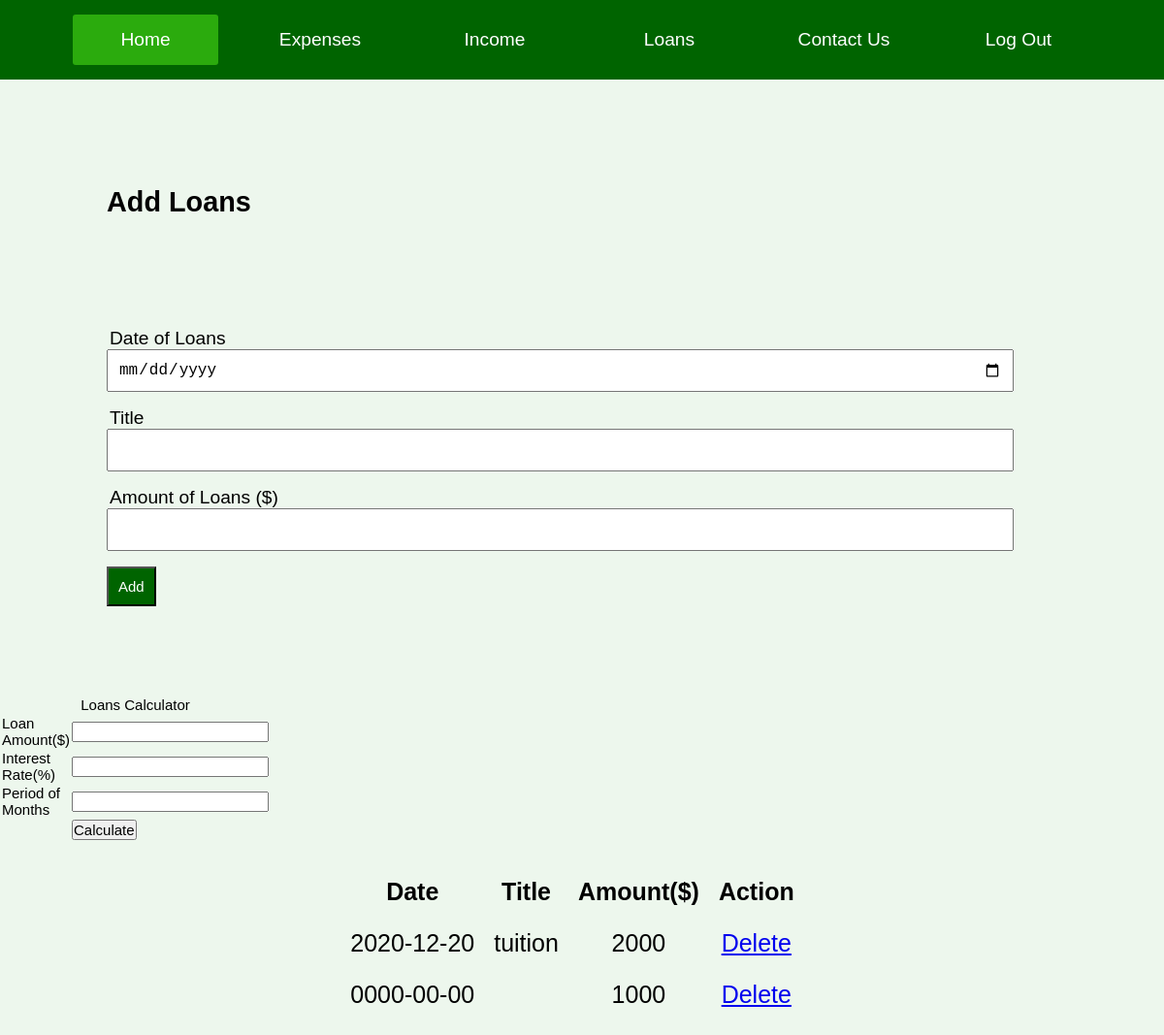
Page /loans.php on the committed database.
### tables this page shows
CREATE TABLE `loans` (
  `id` int(10) NOT NULL,
  `dateloans` date NOT NULL,
  `title` varchar(250) NOT NULL,
  `amount` varchar(20) NOT NULL
);

### loans.php (the view, shortened to what this page needs)
<?php
$db = mysqli_connect('localhost', 'root','', 'registration') or die("Could not connect to database");
	?>
<!DOCTYPE html>
<html>
<html>
<head>
<link rel="stylesheet" type="text/css" href="theme.css">
</head>
<body>
<div class = "menu_bar">
<ul>
<li class="theme"><a href="homepage.php">Home</a></li>
<li><a href="add_expenses.php">Expenses</a></li>
<li><a href="income.php">Income</a></li>
<li><a href="loans.php">Loans</a></li>
<li><a href="contact_us.php"> Contact Us</a>
<li><a href="logout.php">Log Out</a></li>
</ul>
</div>
</body>
<head>
	<link rel="stylesheet" type="text/css" href="theme.css">
</head>
	<div class = "header1">
		<h2>Add Loans</h2>
	</div>
	<table>
	<form action="loans.php?hit" method="POST">
		<div class="input-input1">
			<label>Date of Loans</label>
			<input  type="date" name="dateloans">
		</div>
		<div class="input-input1">
			<label>Title</label>
			<input  type="text" name="title">
		</div>
		<div class="input-input1">
			<label>Amount of Loans ($)</label>
			<input  type="text" name="amount">
		</div>
		<div class="input-input1">
			<button type="submit" name="hit" class="btn">Add<a href="loans.php"></a></button>
		</div>
	</form>
	</table>
	<table>
<head>
</head>
<body>
<form name="cal" method="POST" action="">
<table align=center width=20%>
<tr><td colspan=2 align=center> Loans Calculator</td></tr><br>
<tr><td>Loan Amount($)</td><td><input type="text" name="text1" id="text1" value=""></tr><br>
<tr><td>Interest Rate(%)</td><td><input type="text" name="text2" id="text2" value=""></tr><br>
<tr><td>Period of Months</td><td><input type="text" name="text3" id="text3" value=""></tr><br>
<tr><td></td>
	<td><input type="submit" name="Calculate" value="Calculate"></tr>
</table>
</form>
</body>
</table>
	<body>
		<center>
		<table class="table_table">
              <thead>
                <tr>
                  <th>Date</th>
                  <th>Title</th>
                  <th>Amount($)</th>
                  <th>Action</th>
                </tr>
              </thead>
		<?php
		$sql="SELECT * FROM `loans` ORDER BY dateloans DESC";
		$result=mysqli_query($db,$sql);
		while ($row = mysqli_fetch_assoc($result)){
		?>
	<tbody>
				<tr>
					<td><?php echo $row['dateloans']; ?></td>
					<td><?php echo $row['title']; ?></td>
				<td><?php echo $row['amount']; ?></td>
				<td><a href="loans.php?delete=<?php echo$row['id'];?>">Delete</a><td>
				</tr>
		<?php
		}
		?>
	</tbody>
</table>
</body>
</html>

### theme.css (style rules this page uses)
* { margin: 0px; padding: 0px; }
body { font-size: 120%; background: #F8F8FF; background-color: rgb(237, 247, 237); box-sizing: border-box; font-family: sans-serif; }
.header1 { width: 30%; margin: 90px ; text-align: left; padding: 20px; }
form { width: 30%; margin: 0px auto; padding: 20px; border: 1px solid #B0C4DE; background: white; border-radius: 0px 0px 10px 10px; }
.btn { padding: 10px; font-size: 15px; color: white; background: rgb(0, 100, 0); }
.input-input1 { margin: 10px 10px 0px 10px; padding: 3px 100px; }
.input-input1 label { display: block; text-align: left; margin-left: 3px; }
.input-input1 input { height: 30px; width: 93%; padding: 5px 10px; font-size: 16px; }
.menu_bar { background: rgb(0, 100, 0); text-align: center; }
.menu_bar ul { display: inline-flex; list-style: none; color: #fff; }
.menu_bar ul li { width: 120px; margin: 15px; padding: 15px; }
.menu_bar ul li a { text-decoration: none; color: #fff; }
.theme, .menu_bar ul li:hover { background: #2bab0d; border-radius: 3px; }
.table_table { border-collapse: collapse; margin: 25px 0; font-size: 25px; min-width: 400px; }
.table_table thead tr { text-align: center; font-weight: bold; }
.table_table th, .table_table td { text-align: center; padding: 12px 10px; }
.table_table tbody tr { border-bottom: 1px }

### loans.php (style rules this page uses)
table { font-size: 15px; }
input { font-size:15px; }

### rows in the picture
loans: dateloans "2020-12-20", title "tuition", amount "2000"
loans: dateloans "0000-00-00", amount "1000"
